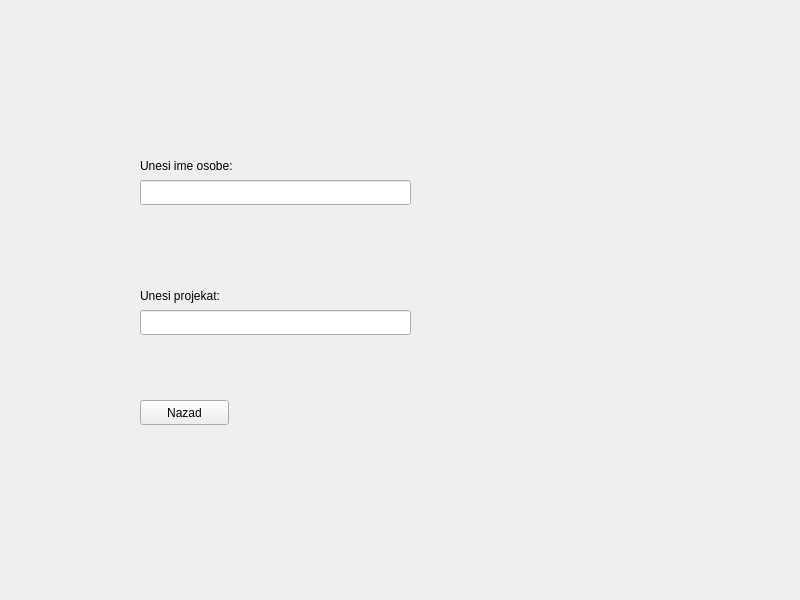
<?xml version="1.0" encoding="UTF-8"?>
<ui version="4.0">
 <class>MainWindow</class>
 <widget class="QMainWindow" name="MainWindow">
  <property name="geometry">
   <rect>
    <x>0</x>
    <y>0</y>
    <width>800</width>
    <height>600</height>
   </rect>
  </property>
  <property name="windowTitle">
   <string>MainWindow</string>
  </property>
  <widget class="QWidget" name="centralwidget">
   <widget class="QStackedWidget" name="stackedWidget">
    <property name="geometry">
     <rect>
      <x>70</x>
      <y>80</y>
      <width>631</width>
      <height>471</height>
     </rect>
    </property>
    <property name="currentIndex">
     <number>1</number>
    </property>
    <widget class="QWidget" name="page1">
     <widget class="QWidget" name="verticalLayoutWidget_2">
      <property name="geometry">
       <rect>
        <x>230</x>
        <y>180</y>
        <width>179</width>
        <height>80</height>
       </rect>
      </property>
      <layout class="QVBoxLayout" name="verticalLayout_1">
       <item>
        <widget class="QPushButton" name="pushButton">
         <property name="text">
          <string>Sistem Praćenja Članstva</string>
         </property>
        </widget>
       </item>
       <item>
        <widget class="QPushButton" name="pushButton_2">
         <property name="text">
          <string>Brisanje/Dodavanje</string>
         </property>
        </widget>
       </item>
      </layout>
     </widget>
    </widget>
    <widget class="QWidget" name="page2">
     <widget class="QLabel" name="label">
      <property name="geometry">
       <rect>
        <x>70</x>
        <y>70</y>
        <width>131</width>
        <height>31</height>
       </rect>
      </property>
      <property name="text">
       <string>Unesi ime osobe:</string>
      </property>
     </widget>
     <widget class="QLineEdit" name="lineEdit">
      <property name="geometry">
       <rect>
        <x>70</x>
        <y>100</y>
        <width>271</width>
        <height>25</height>
       </rect>
      </property>
     </widget>
     <widget class="QLabel" name="label_2">
      <property name="geometry">
       <rect>
        <x>70</x>
        <y>200</y>
        <width>131</width>
        <height>31</height>
       </rect>
      </property>
      <property name="text">
       <string>Unesi projekat:</string>
      </property>
     </widget>
     <widget class="QLineEdit" name="lineEdit_2">
      <property name="geometry">
       <rect>
        <x>70</x>
        <y>230</y>
        <width>271</width>
        <height>25</height>
       </rect>
      </property>
     </widget>
     <widget class="QPushButton" name="nazadButton">
      <property name="geometry">
       <rect>
        <x>70</x>
        <y>320</y>
        <width>89</width>
        <height>25</height>
       </rect>
      </property>
      <property name="text">
       <string>Nazad</string>
      </property>
     </widget>
    </widget>
   </widget>
  </widget>
 </widget>
 <resources/>
 <connections/>
</ui>
